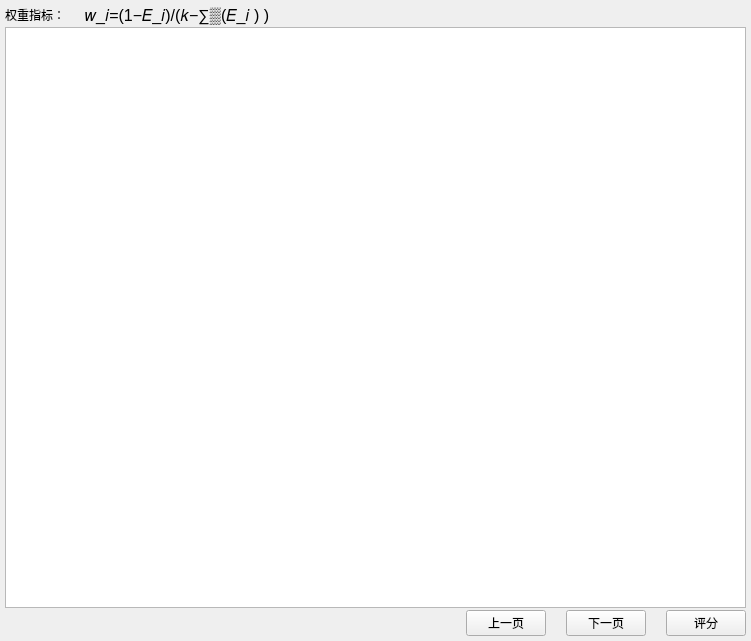
<?xml version="1.0" encoding="UTF-8"?>
<ui version="4.0">
 <class>DataWeight</class>
 <widget class="QWidget" name="DataWeight">
  <property name="geometry">
   <rect>
    <x>0</x>
    <y>0</y>
    <width>751</width>
    <height>641</height>
   </rect>
  </property>
  <property name="windowTitle">
   <string notr="true">Form</string>
  </property>
  <layout class="QVBoxLayout" name="verticalLayout">
   <property name="spacing">
    <number>2</number>
   </property>
   <property name="leftMargin">
    <number>5</number>
   </property>
   <property name="topMargin">
    <number>5</number>
   </property>
   <property name="rightMargin">
    <number>5</number>
   </property>
   <property name="bottomMargin">
    <number>5</number>
   </property>
   <item>
    <layout class="QHBoxLayout" name="horizontalLayout_2">
     <property name="spacing">
      <number>0</number>
     </property>
     <item>
      <widget class="QLabel" name="label">
       <property name="text">
        <string>权重指标：</string>
       </property>
      </widget>
     </item>
     <item>
      <spacer name="horizontalSpacer">
       <property name="orientation">
        <enum>Qt::Horizontal</enum>
       </property>
       <property name="sizeType">
        <enum>QSizePolicy::Fixed</enum>
       </property>
       <property name="sizeHint" stdset="0">
        <size>
         <width>20</width>
         <height>20</height>
        </size>
       </property>
      </spacer>
     </item>
     <item>
      <widget class="QLabel" name="label_2">
       <property name="font">
        <font>
         <pointsize>12</pointsize>
        </font>
       </property>
       <property name="text">
        <string>𝑤_𝑖=(1−𝐸_𝑖)/(𝑘−∑▒(𝐸_𝑖 ) )</string>
       </property>
      </widget>
     </item>
     <item>
      <spacer name="horizontalSpacer_5">
       <property name="orientation">
        <enum>Qt::Horizontal</enum>
       </property>
       <property name="sizeHint" stdset="0">
        <size>
         <width>40</width>
         <height>20</height>
        </size>
       </property>
      </spacer>
     </item>
    </layout>
   </item>
   <item>
    <widget class="DSGUI::DSTableView" name="m_listViewElement"/>
   </item>
   <item>
    <layout class="QHBoxLayout" name="horizontalLayout">
     <property name="spacing">
      <number>0</number>
     </property>
     <item>
      <spacer name="horizontalSpacer_3">
       <property name="orientation">
        <enum>Qt::Horizontal</enum>
       </property>
       <property name="sizeHint" stdset="0">
        <size>
         <width>40</width>
         <height>20</height>
        </size>
       </property>
      </spacer>
     </item>
     <item>
      <widget class="DSGUI::DSPushButton" name="m_btnBefore">
       <property name="text">
        <string>上一页</string>
       </property>
      </widget>
     </item>
     <item>
      <spacer name="horizontalSpacer_4">
       <property name="orientation">
        <enum>Qt::Horizontal</enum>
       </property>
       <property name="sizeType">
        <enum>QSizePolicy::Fixed</enum>
       </property>
       <property name="sizeHint" stdset="0">
        <size>
         <width>20</width>
         <height>20</height>
        </size>
       </property>
      </spacer>
     </item>
     <item>
      <widget class="DSGUI::DSPushButton" name="m_btnNext">
       <property name="text">
        <string>下一页</string>
       </property>
      </widget>
     </item>
     <item>
      <spacer name="horizontalSpacer_2">
       <property name="orientation">
        <enum>Qt::Horizontal</enum>
       </property>
       <property name="sizeType">
        <enum>QSizePolicy::Fixed</enum>
       </property>
       <property name="sizeHint" stdset="0">
        <size>
         <width>20</width>
         <height>20</height>
        </size>
       </property>
      </spacer>
     </item>
     <item>
      <widget class="DSGUI::DSPushButton" name="m_btnGrade">
       <property name="text">
        <string>评分</string>
       </property>
      </widget>
     </item>
    </layout>
   </item>
  </layout>
 </widget>
 <customwidgets>
  <customwidget>
   <class>DSGUI::DSTableView</class>
   <extends>QTableView</extends>
   <header location="global">TableView/tableview.h</header>
  </customwidget>
  <customwidget>
   <class>DSGUI::DSPushButton</class>
   <extends>QPushButton</extends>
   <header>PushButton/PushButton.h</header>
  </customwidget>
 </customwidgets>
 <resources/>
 <connections/>
</ui>
